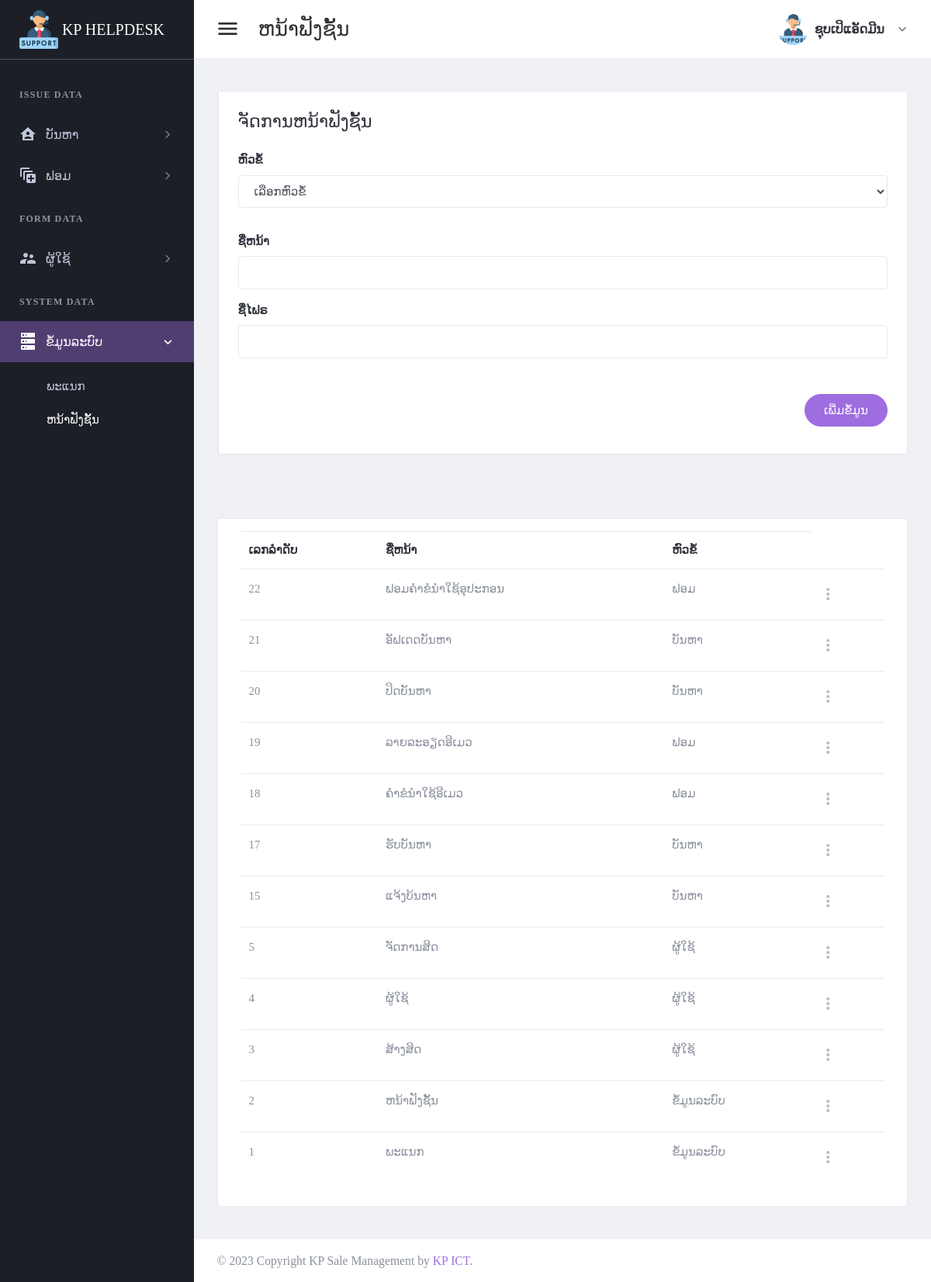
Page /page/page-function.php (signed in) on the earlier database version.
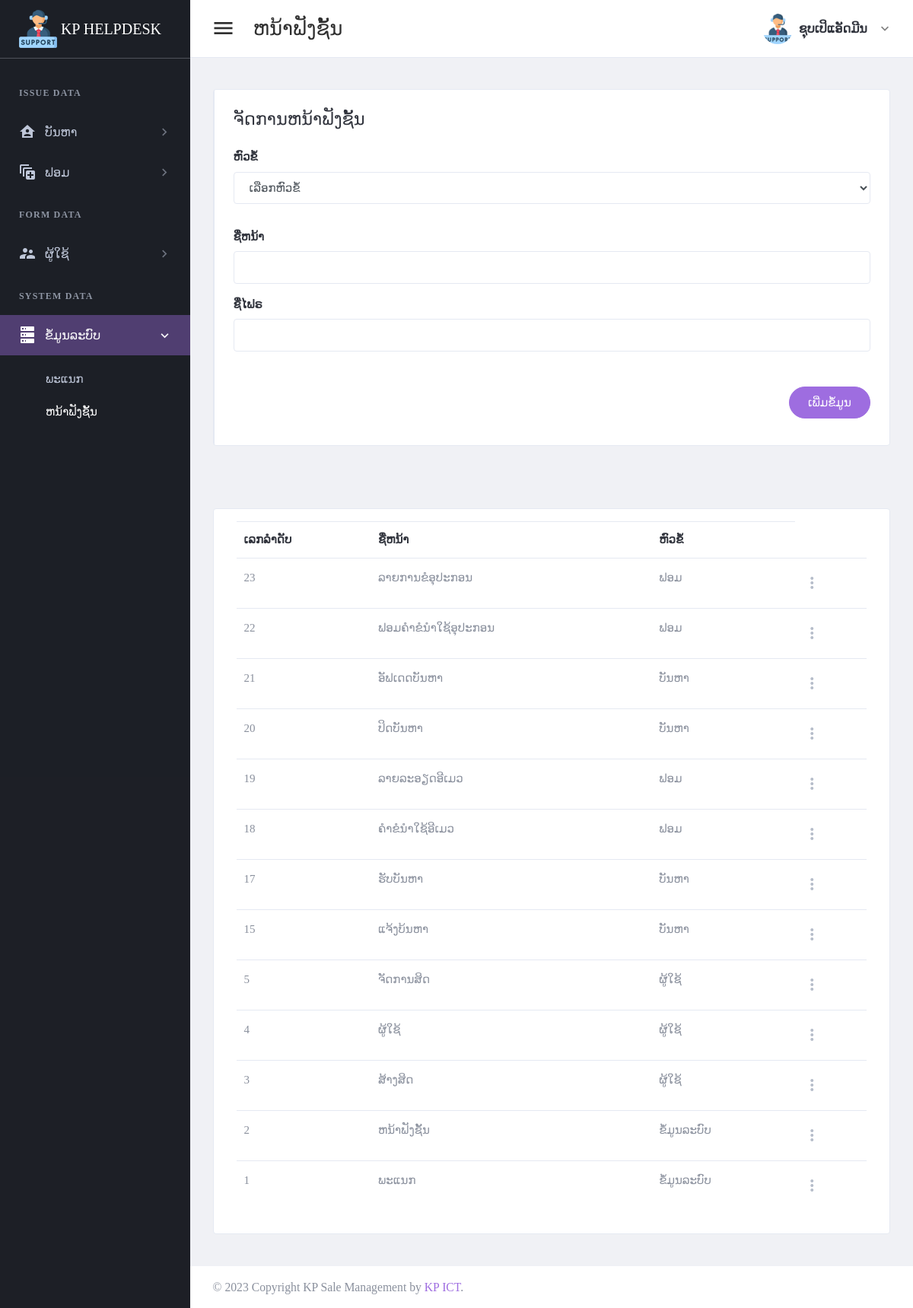
Same page on the later database version.
### tables this page shows
CREATE TABLE `tbl_header_title` (
  `ht_id` int(11) NOT NULL,
  `ht_name` varchar(300) DEFAULT NULL
);

CREATE TABLE `tbl_sub_title` (
  `st_id` int(11) NOT NULL,
  `st_name` varchar(300) DEFAULT NULL,
  `icon_code` varchar(100) DEFAULT NULL,
  `ht_id` int(11) DEFAULT NULL
);

CREATE TABLE `tbl_page_title` (
  `pt_id` int(11) NOT NULL,
  `pt_name` varchar(300) DEFAULT NULL,
  `ptf_name` varchar(100) DEFAULT NULL,
  `st_id` int(11) DEFAULT NULL
);

### setting/checksession.php (called while the page is built, shortened)
<?php
	if($_SESSION['id_users'] == "" )
	{
	header("location:logout.php");
	}
	  else{
		$role_id = $_SESSION["role_id"];
	}
?>

### page/page-function.php (the view, shortened to what the changed rows need)
<?php
include("../setting/checksession.php");
include("../setting/conn.php");
$header_name = "ຫນ້າຟັງຊັ້ນ";
$header_click = "4";
?>
<!DOCTYPE html>
<html lang="en" dir="ltr">
<head>
	<?php
	include("../setting/callcss.php");
	?>
</head>
<body class="navbar-fixed sidebar-fixed" id="body">
	<div class="wrapper">
		<?php include "menu.php"; ?>
		<div class="page-wrapper">
			<div class="content-wrapper">
				<div class="content">
					<div class="card card-default">
						<div class="card-body">
							<table id="productsTable" class="table table-hover table-product" style="width:100%">
								<thead>
									<tr>
										<th>ເລກລຳດັບ</th>
										<th>ຊື່ຫນ້າ</th>
										<th>ຫົວຂໍ້</th>
									</tr>
								</thead>
								<tbody>
									<?php
									$stmt4 = $conn->prepare("SELECT  pt_id,pt_name ,st_name
									FROM tbl_page_title a
									left join tbl_sub_title b on a.st_id = b.st_id order by pt_id desc ");
									$stmt4->execute();
									if ($stmt4->rowCount() > 0) {
										while ($row4 = $stmt4->fetch(PDO::FETCH_ASSOC)) {
											$pt_id = $row4['pt_id'];
											$pt_name = $row4['pt_name'];
											$st_name = $row4['st_name'];
									?>
											<tr>
												<td><?php echo "$pt_id"; ?></td>
												<td><?php echo "$pt_name"; ?></td>
												<td><?php echo "$st_name"; ?></td>
												<td>
                                                    <div class="dropdown">
                                                        <a class="dropdown-toggle icon-burger-mini" href="#" role="button" id="dropdownMenuLink" data-toggle="dropdown" aria-haspopup="true" aria-expanded="false" data-display="static">
                                                        </a>
                                                    </div>
                                                </td>
											</tr>
									<?php
										}
									}
									?>
								</tbody>
							</table>
						</div>
					</div>
				</div>
			</div>
		</div>
	</div>
</body>
</html>

### page/menu.php (shortened to what the changed rows need)
<aside class="left-sidebar sidebar-dark" id="left-sidebar">
  <div id="sidebar" class="sidebar sidebar-with-footer">
    <div class="sidebar-left" data-simplebar style="height: 100%;">
      <ul class="nav sidebar-inner" id="sidebar-menu">
        <?php
        $stmt = $conn->prepare(" SELECT distinct a.ht_id,ht_name
        FROM tbl_header_title a
        left join tbl_role_page b on a.ht_id = b.ht_id
        where role_id ='$role_id'
        order by  a.ht_id asc ");
        $stmt->execute();
        if ($stmt->rowCount() > 0) {
          while ($row = $stmt->fetch(PDO::FETCH_ASSOC)) {
            $ht_id = $row['ht_id'];
            $ht_name = $row['ht_name'];
        ?>
            <li class="section-title"> <?php echo "$ht_name"; ?></li>
            <?php
            $stmt1 = $conn->prepare("SELECT distinct a.st_id,st_name,role_id,icon_code
            FROM tbl_sub_title a
            left join tbl_role_page b on a.st_id = b.st_id
            where a.ht_id = '$ht_id' and role_id ='$role_id'
            order by a.st_id asc ");
            $stmt1->execute();
            if ($stmt1->rowCount() > 0) {
              while ($row1 = $stmt1->fetch(PDO::FETCH_ASSOC)) {
                $st_name = $row1['st_name'];
                $st_id = $row1['st_id'];
                $icon_code = $row1['icon_code'];
            ?>
                <li class='has-sub <?php if ($header_click == "$st_id") {  echo "active expand"; } ?>'>
                  <a class="sidenav-item-link" href="javascript:void(0)" data-toggle="collapse" data-target='#<?php echo "$st_name"; ?>' aria-expanded="false" aria-controls="<?php echo "$st_name"; ?>">
                    <i class="mdi <?php echo"$icon_code";?>"></i>
                    <span class="nav-text"> <?php echo "$st_name"; ?> </span> <b class="caret"></b>
                  </a>
                  <ul class='collapse <?php if ($header_click == "$st_id" ) { echo "show"; } ?>' id="<?php echo "$st_name"; ?>" data-parent="#sidebar-menu">
                    <div class="sub-menu">
                      <?php
                      $stmt2 = $conn->prepare(" SELECT pt_name,ptf_name
                      FROM tbl_page_title a
                      left join tbl_role_page b on a.pt_id = b.pt_id
                      where a.st_id = '$st_id' and role_id ='$role_id'
                      order by a.pt_id asc ");
                      $stmt2->execute();
                      if ($stmt2->rowCount() > 0) {
                        while ($row2 = $stmt2->fetch(PDO::FETCH_ASSOC)) {
                          $pt_name = $row2['pt_name'];
                      ?>
                          <li class="<?php if ($header_name ==  $row2['pt_name']) { echo "active"; } ?>">
                            <a class="sidenav-item-link" href='<?php echo $row2['ptf_name'] ?>'>
                              <span class="nav-text"><?php echo"$pt_name";?></span>
                            </a>
                          </li>
                      <?php
                        }
                      }
                      ?>
                    </div>
                  </ul>
              <?php
              }
            }
              ?>
                </li>
            <?php
          }
        }
            ?>
      </ul>
    </div>
  </div>
</aside>

Differences in the rows shown:
added tbl_page_title: pt_id "23", pt_name "ລາຍການຂໍອຸປະກອນ", st.st_name "ຟອມ", shown under "ຈັດການຫນ້າຟັງຊັ້ນ"
